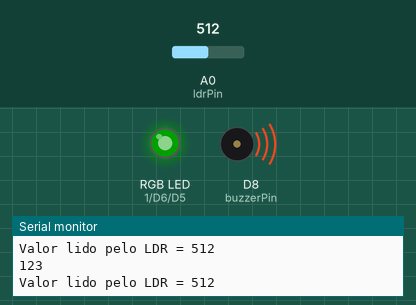
Bench run of a sketch on a simulated ESP8266 (NodeMCU). Parts: an RGB LED mixed from three pins (HIGH = lit), buzzer (waves = sounding), the last lines printed to the serial monitor. The test bench sets the inputs (shaded band); at power-on: A0 (ldrPin) = 512. Dim RGB values are drawn brighter than linear.

Above: at 1.4 s.
1.5 s: A0 (ldrPin) set to 942
3.0 s: A0 (ldrPin) set to 962
At 5.9 s:
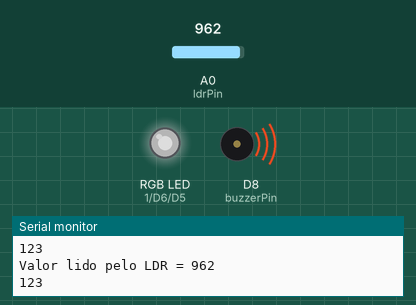
6.0 s: A0 (ldrPin) set to 491
At 7.9 s:
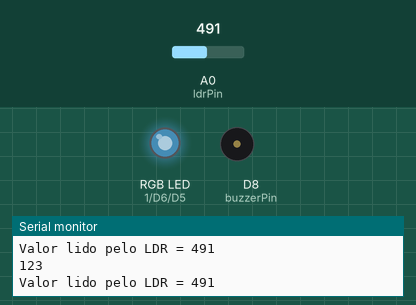
8.2 s: A0 (ldrPin) set to 515
At 9.5 s:
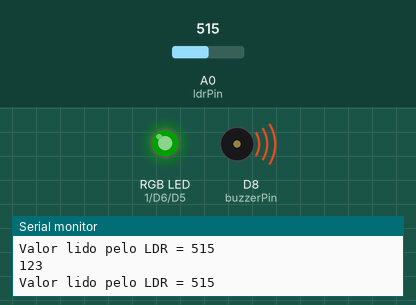
10.0 s: A0 (ldrPin) set to 490
At 10.9 s:
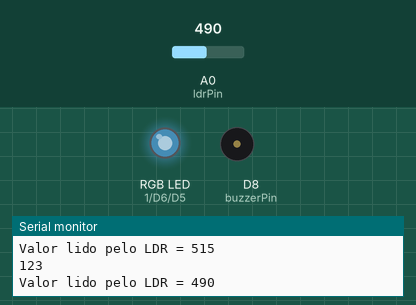
Timing chart, 0 to 12.8 s (numbered marks = the images above; inputs shaded):
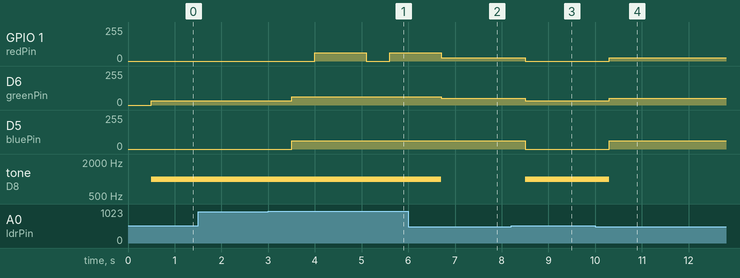

Measured:
- the behaviour switches between 949 and 950 on A0 (ldrPin) (found by bisection; images 0 and 1)
- the behaviour switches between 500 and 501 on A0 (ldrPin) (found by bisection; images 2 and 3)
- after the input at 3.0 s, GPIO 1 (redPin): 0/255 → 63/255 after 1.0 s, → 0/255 1.1 s later, → 63/255 0.50 s later; D6 (greenPin): 31/255 → 63/255 after 0.50 s; D5 (bluePin): 0/255 → 63/255 after 0.50 s
- after the input at 6.0 s, D6 (greenPin): 63/255 → 49/255 after 0.70 s; tone on D8 (buzzerPin): 1000 Hz → silent after 0.70 s
- after the input at 8.2 s, GPIO 1 (redPin): 24/255 → 0/255 after 0.30 s; D6 (greenPin): 49/255 → 31/255 after 0.30 s; D5 (bluePin): 63/255 → 0/255 after 0.30 s; tone on D8 (buzzerPin): silent → 1000 Hz after 0.30 s
- after the input at 10.0 s, GPIO 1 (redPin): 0/255 → 24/255 after 0.31 s; D6 (greenPin): 31/255 → 49/255 after 0.31 s; D5 (bluePin): 0/255 → 63/255 after 0.31 s; tone on D8 (buzzerPin): 1000 Hz → silent after 0.31 s

The sketch:

Foto_Receptor.ino
```cpp
#include <ESP8266WiFi.h>

// Definição dos pinos
const int ldrPin = A0;       // Pino do LDR
const int redPin = 1;       // Pino LED Vermelho
const int greenPin = 12;     // Pino LED Verde
const int bluePin = 14;      // Pino LED Azul
const int buzzerPin = D8;    // Pino do buzzer

// Variáveis
int ldrValue = 0;           // Valor lido do LDR
int ldrMin = 1024;          // Valor mínimo do LDR (ajustar conforme necessário)
int ldrMax = 0;             // Valor máximo do LDR (ajustar conforme necessário)
int valorldr = 0;//Declara a variável valorldr como inteiro

void setup() {
  Serial.begin(19200);

  // Configura os pinos do LED RGB como saída
  pinMode(redPin, OUTPUT);
  pinMode(greenPin, OUTPUT);
  pinMode(bluePin, OUTPUT);
  pinMode(buzzerPin, OUTPUT);
  pinMode(ldrPin, INPUT);


  // Inicia com o LED desligado
  setColor(0, 0, 0);
  //Dados

}

void loop() {
  delay(500);
  Serial.println("123");
  ldrValue = analogRead(ldrPin);


  // Lógica de controle do LED RGB
  if (ldrValue <= 500) { // Noite (escuro)
    setColor(100, 200,255); // Laranja
    noTone(buzzerPin);
  }
  else if (ldrValue >= 950) { // Luminosidade intensa (máxima)
    setColor(0, 255,255); // Vermelho
    tone(buzzerPin, 1000); // Emite tom de 1kHz
    delay(500); // Espera 0.5s
    setColor(255, 255,255);
    delay(500); // Espera 0.5s
  }
    else if (ldrValue >= 501 <= 950) { // Luminosidade intensa (media)
    setColor(0,125,0); // branco
    tone(buzzerPin, 1000); // Emite tom de 1kHz

  }

  delay(100); // Pequena pausa entre leituras

   valorldr=analogRead(ldrPin);//Lê o valor do sensor ldr e armazena na variável valorldr
   Serial.print("Valor lido pelo LDR = ");//Imprime na serial a mensagem Valor lido pelo LDR
   Serial.println(valorldr);//Imprime na serial os dados de valorldr

}

// Função para definir a cor do LED RGB
void setColor(int red, int green, int blue) {
  analogWrite(redPin, red);
  analogWrite(greenPin, green);
  analogWrite(bluePin, blue);
}

// Função para calibrar os valores mínimo e máximo do LDR (opcional)
void calibrateLDR() {
  Serial.println("Calibrando LDR...");
  Serial.println("Exponha o LDR a diferentes condições de luz");

  for (int i = 0; i < 100; i++) {
    ldrValue = analogRead(ldrPin);

    if (ldrValue < ldrMin) {
      ldrMin = ldrValue;
    }

    if (ldrValue > ldrMax) {
      ldrMax = ldrValue;
    }

    delay(10);
  }


}
```
